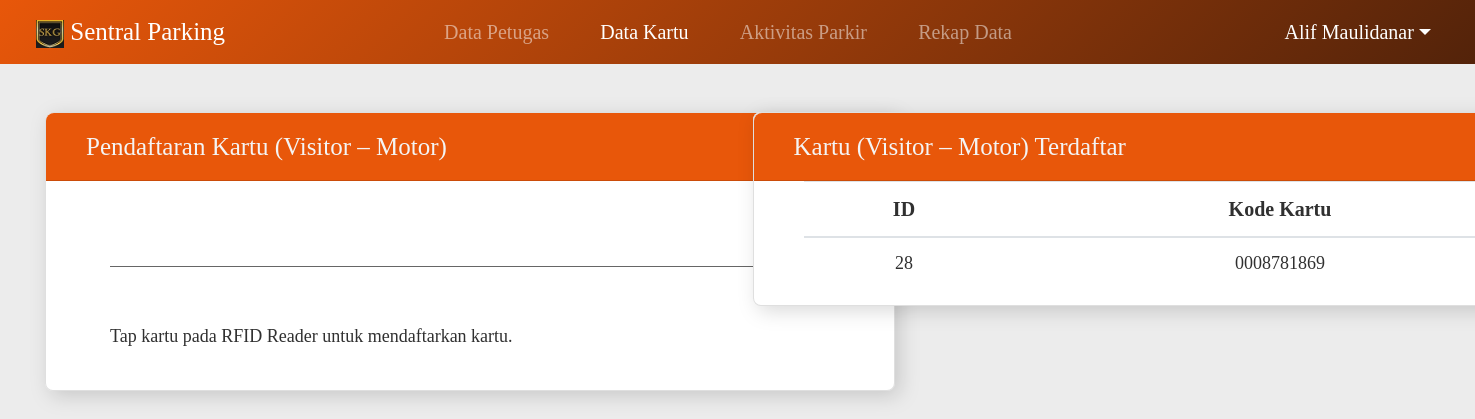
The app's page /mitra/daftar/visitor-motor.php with its own data.
### tables this page shows
CREATE TABLE `kartu_daftar` (
  `id` int(5) NOT NULL,
  `id_kode_kartu` int(5) NOT NULL,
  `id_status` int(1) NOT NULL,
  `id_jenis` int(1) DEFAULT NULL
);

CREATE TABLE `kartu_kartu` (
  `id_kode_kartu` int(5) NOT NULL,
  `kode_kartu` varchar(10) NOT NULL
);

### mitra/daftar/visitor-motor.php (the view, shortened to what this page needs)
<!doctype html>
<html lang="en">
<head>
    <link rel="stylesheet" href="https://cdn.jsdelivr.net/npm/bootstrap@4.0.0/dist/css/bootstrap.min.css">
    <link rel="stylesheet" href="css/visitor-motor.css">
</head>
<body>
    <div class="container-fluid w-100">
        <nav class="navbar navbar-expand-lg navbar-dark d-flex gradien fixed-top w-100 align-middle">
            <a class="navbar-brand" href="../data-petugas-mitra.php">
                <img src="../../assets/logo/logo32x32.png" width="28" height="28" class="d-inline-block align-middle" alt="">
                Sentral Parking
            </a>
            <ul class="navbar-nav w-50 mx-auto d-flex align-items-center justify-content-center">
                <li class="nav-item w-100">
                    <div class="collapse navbar-collapse" id="navbarNavAltMarkup">
                        <div class="navbar-nav justify-content-around menu-lists">
                            <p class="nav-item nav-link menu"> </p>
                            <a class="nav-item nav-link menu" href="../data-petugas-mitra.php">Data Petugas</a>
                            <a class="nav-item nav-link menu active" href="../data-kartu-mitra.php">Data Kartu</a>
                            <a class="nav-item nav-link menu" href="../aktivitas-parkir-mitra.php">Aktivitas Parkir</a>
                            <a class="nav-item nav-link menu" href="../rekap-data-mitra.php">Rekap Data</a>
                            <p class="nav-item nav-link menu"> </p>
                        </div>
                    </div>
                </li>
            </ul>
            <ul class="navbar-nav profile d-flex align-items-center justify-content-end">
                <li class="nav-item dropdown active text-right">
                    <a class="nav-link dropdown-toggle tombol-profile d-flex align-items-center justify-content-end" href="#" id="navbarDropdown" role="button" data-toggle="dropdown" aria-haspopup="true" aria-expanded="false">
                        Alif Maulidanar
                    </a>
                </li>
            </ul>
        </nav>
        <div class="container-fluid">
            <div class="row w-100 marpad-1 justify-content-around mx-auto">
                <div class="col-lg-6">
                    <div class="area-mp mx-auto">
                        <div class="card masuk">
                            <div class="card-header">
                                <ul class="list-inline w-100 h-100 d-flex justify-content-start baris-judul-masuk">
                                    <li class="list-inline-item judul d-flex align-items-center">Pendaftaran Kartu (Visitor – Motor)</li>
                                </ul>
                            </div>
                            <div class="container form-kendaraan">
                                <form action="" method="post">
                                    <div class="row w-100 justify-content-center kendaraan">
                                        <div class="col-lg-11 w-100 identitas">
                                            <div class="row">
                                                <div class="col form-group">
                                                    <input type="text" class="form-control plat text-center" name="kode_kartu" id="kode_kartu">
                                                </div>
                                            </div>
                                        </div>
                                    </div>
                                    <div class="row justify-content-start">
                                        <span class="success-message">
                                            <?php
                                                function teksDef() {
                                                    echo 'Tap kartu pada RFID Reader untuk mendaftarkan kartu.';
                                                }
                                                $def = teksDef();
                                            ?>
                                        </span>
                                    </div>
                                </form>
                            </div>
                        </div>
                    </div>
                </div>
                <div class="col-lg-6">
                    <div class="area-kp mx-auto">
                        <div class="card keluar">
                            <div class="card-header">
                                <ul class="list-inline w-100 h-100 d-flex justify-content-start baris-judul-keluar">
                                    <li class="list-inline-item judul d-flex align-items-center">Kartu (Visitor – Motor) Terdaftar</li>
                                </ul>
                            </div>
                            <div class="container form-kendaraan">
                                <div class="row w-100 d-flex justify-content-center baris-tabel-petugas">
                                    <div class="col-lg-12">
                                        <table class="table table-responsive-lg table-hover tabel-kendaraan">
                                            <thead>
                                                <tr>
                                                    <th scope="col">ID</th>
                                                    <th scope="col">Kode Kartu</th>
                                                </tr>
                                            </thead>
                                            <tbody>
                                                <?php
                                                    include '../../config/koneksi2.php';
                                                    $query = mysqli_query($con, "SELECT kartu_daftar.id_kode_kartu, kartu_daftar.id_jenis, kartu_daftar.id_status, kartu_kartu.id_kode_kartu, kartu_kartu.kode_kartu FROM kartu_daftar, kartu_kartu WHERE kartu_daftar.id_status = '1' AND kartu_daftar.id_jenis = '2' AND kartu_daftar.id_kode_kartu = kartu_kartu.id_kode_kartu");
                                                    if($query->num_rows > 0){
                                                        while($row = $query-> fetch_assoc()){
                                                            echo "<tr>
                                                                <td>$row[id_kode_kartu]</td>
                                                                <td>$row[kode_kartu]</td>
                                                            </tr>";
                                                        }
                                                    } else {
                                                        echo "<h5>Data kartu tidak ditemukan.</h5>";
                                                    }
                                                ?>
                                            </tbody>
                                    </table>
                                    </div>
                                </div>
                            </div>
                        </div>
                    </div>
                </div>
            </div>
        </div>
</body>
</html>

### mitra/daftar/css/visitor-motor.css (style rules this page uses)
body, html { font-family: 'Noto Sans Regular'; background-color: #ECECEC; }
.navbar { width: 100%; }
.navbar-nav { width: 100%; margin-right: 1.25rem; }
.gradien { background-image: linear-gradient(135deg, #E8570A, #53230A); }
.navbar-brand { font-family: "Noto Sans Bold"; font-size: 1.563rem; margin-left: 1.25rem; }
.menu-lists { margin: 0; }
.menu { font-family: "Noto Sans Semibold"; font-size: 1.25rem; }
.profile { width: 14rem; margin-right: 1.25rem; margin-left: 0; }
.tombol-profile { font-size: 1.25rem; }
.area-mp { width: 53.125rem; background-color: #FFFFFF; color: #303030; border-radius: 8px; }
.kendaraan { margin-left: 0; }
.area-kp { width: 53.125rem; background-color: #FFFFFF; color: #303030; border-radius: 8px; }
.card { filter: drop-shadow(5px 5px 10px rgba(0, 0, 0, 0.15)); }
.marpad-1 { padding-top: 7rem; }
.masuk .card-header { background-color: #E8570A; border-radius: 8px 8px 0 0; font-size: 1.563rem; font-family: "Noto Sans Semibold"; height: 4.25rem; }
.judul { color: #F4F4F4; margin-left: 1.25rem; }
.masuk { border-radius: 8px; }
.form-control { color: #666666; background-color: #f4f4f4; font-size: 1.25rem; border: none; border-bottom: 1px solid #666666; padding-left: 0; padding-right: 0; padding-bottom: .938rem; border-radius: 0; background: none; }
.plat { padding-top: 2.5rem !important; }
.keluar .card-header { background-color: #E8570A; border-radius: 8px 8px 0 0; font-size: 1.563rem; font-family: "Noto Sans Semibold"; height: 4.25rem; }
.keluar { border-radius: 8px; }
.tabel-kendaraan { color: #303030; width: 47rem; font-size: 1.125rem; margin-left: 1.25rem; margin-right: 1.25rem; }
.tabel-kendaraan thead, .tabel-petugas thead { font-size: 1.25rem; text-align: center; }
.tabel-kendaraan td, .tabel-petugas td { text-align: center; }
.baris-tabel-petugas { margin-left: 0; }
.success-message { font-family: 'Noto Sans SemiBold'; font-size: 1.125rem; margin-top: 2.5rem; margin-bottom: 2.5rem; margin-left: 4rem; }

### records on screen
kartu_daftar: id_kode_kartu.id_kode_kartu "28", id_kode_kartu.kode_kartu "0008781869"
